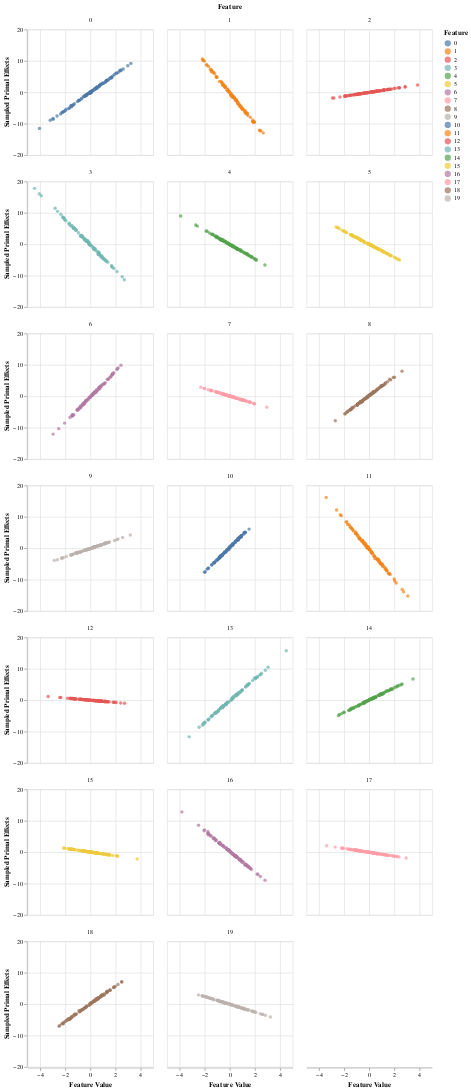

Write notebook code for a chart like this one.
### Code cell
alt.Chart(data_df).mark_point(filled=True).encode(
    alt.Y('Sampled Primal Effects:Q'),
    alt.X('Feature Value:Q'),
    alt.Color('Feature:N'),
    alt.Facet('Feature:N')
).properties(
    columns=3,
    width=200,
    height=200
)

### Figure 1 — Vega-Lite specification as saved in the notebook (floating-point values rounded to 4 significant figures; data arrays with more than 128 entries replaced by an {"elided": "..."} marker saying what was removed)
{"$schema": "https://vega.github.io/schema/vega-lite/v3.2.1.json", "columns": 3, "config": {"mark": {"tooltip": null}, "view": {"height": 300, "width": 400}}, "data": {"name": "data-982df1a6f07dcf18e0663c1632f67161"}, "datasets": {"data-982df1a6f07dcf18e0663c1632f67161": {"elided": "2000 records"}}, "encoding": {"color": {"field": "Feature", "type": "nominal"}, "facet": {"field": "Feature", "type": "nominal"}, "x": {"field": "Feature Value", "type": "quantitative"}, "y": {"field": "Sampled Primal Effects", "type": "quantitative"}}, "height": 200, "mark": {"filled": true, "type": "point"}, "width": 200}
